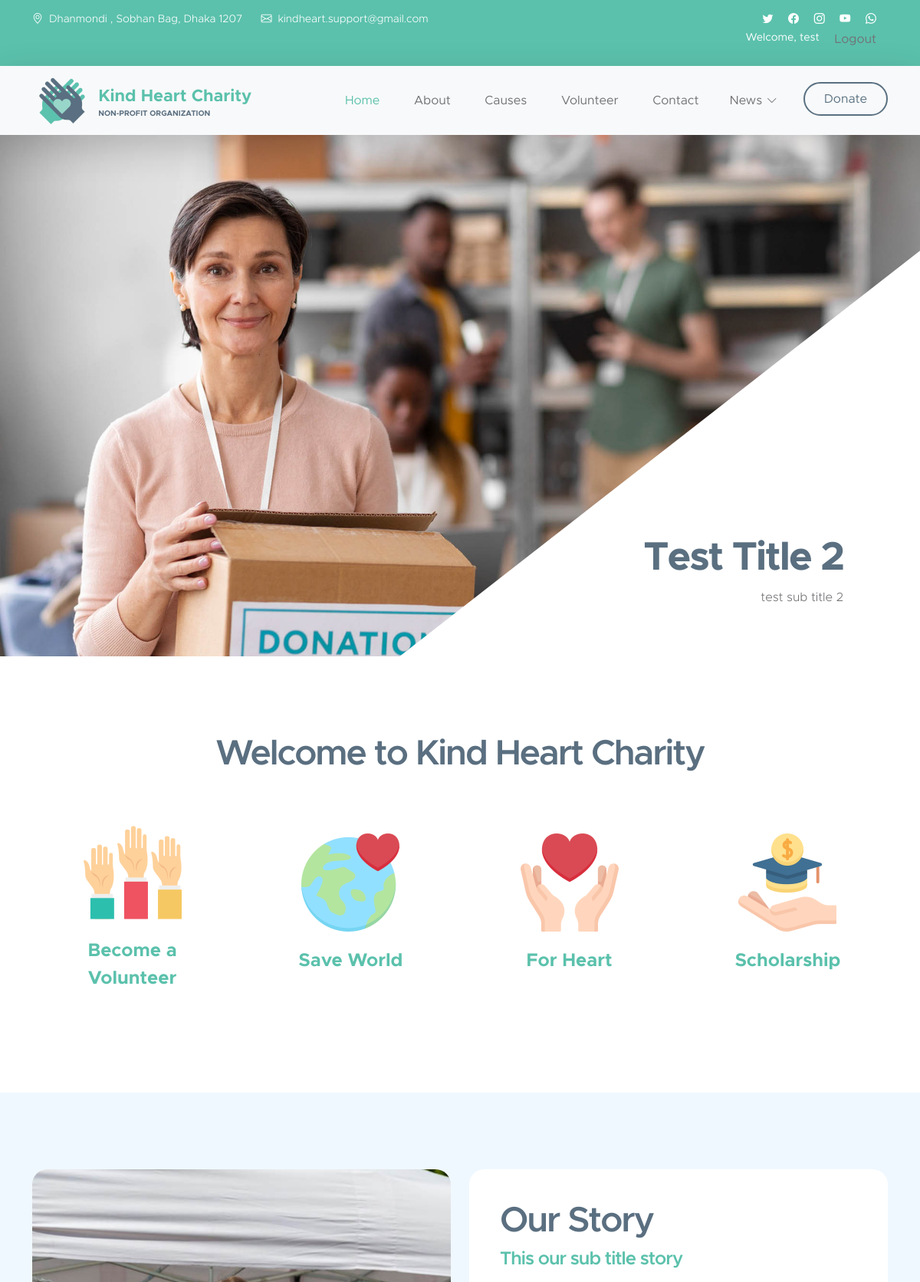
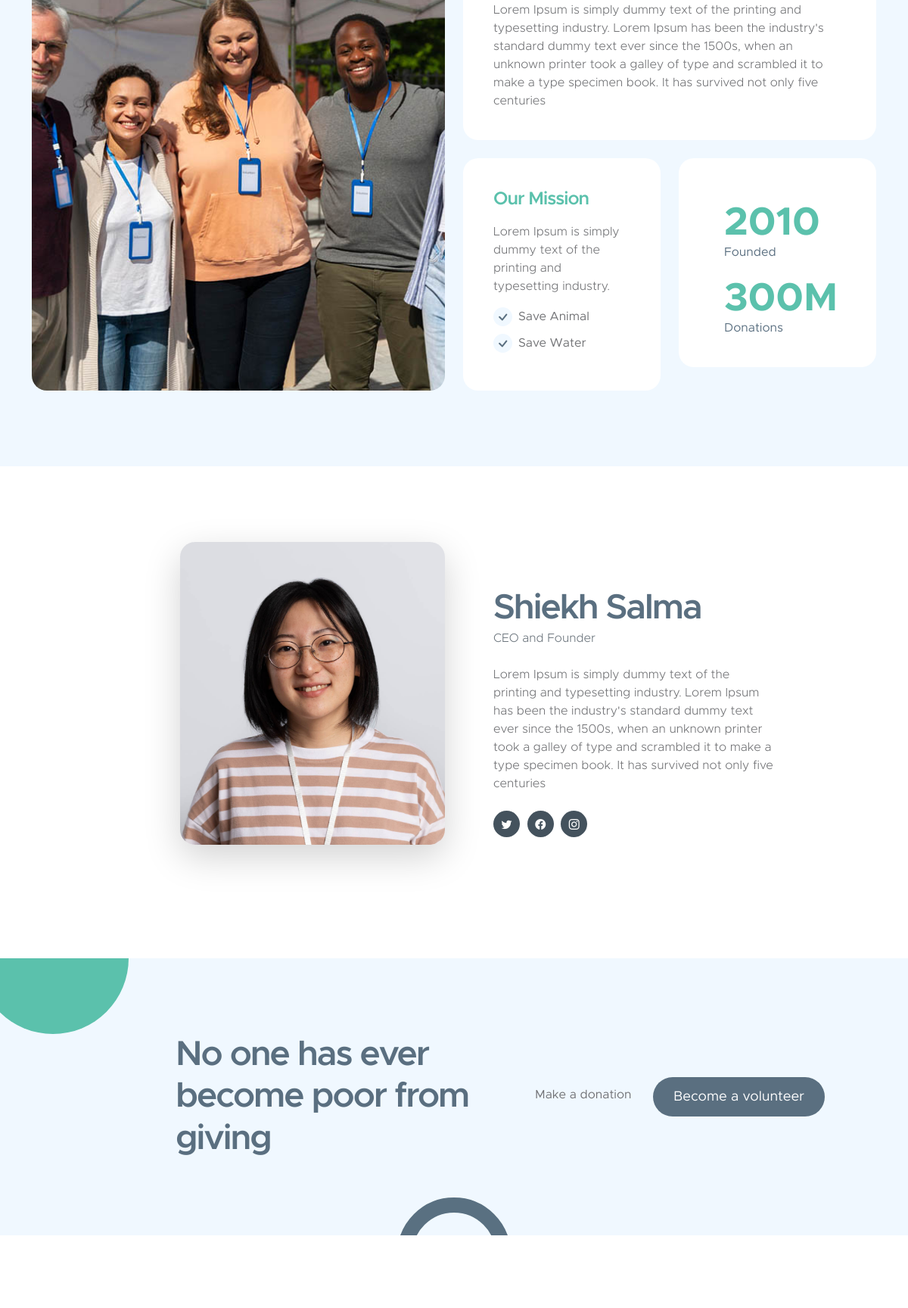
Screenshot of / (signed in, upper part) with the database file from the repository (2 pictures, top to bottom).
### donation/models.py (models this page shows, shortened)
class WebsiteSetting(models.Model):
    navbar_logo = models.ImageField(upload_to='logo/')
    footer_logo = models.ImageField(upload_to='logo/')
    copyright = models.CharField(max_length=100)
    address = models.CharField(max_length=200)
    phone = models.CharField(max_length=30)
    email = models.EmailField(max_length=200)
    facebook_link = models.CharField(max_length=250)
    youtube_link = models.CharField(max_length=250)
    instagram_link = models.CharField(max_length=250)
    twitter_link = models.CharField(max_length=250)
    linkedin_link = models.CharField(max_length=250)

class Menu(models.Model):
    menu_name = models.CharField(max_length=20)
    id_or_href = models.CharField(max_length=150)
    is_active = models.BooleanField(default=True)
    is_display = models.BooleanField(default=True)
    is_dropdown_menu = models.BooleanField(default=False)
    def get_submenu(self):
        return self.submenu_set.filter(is_active=True)

class Slider(models.Model):
    slider_image = models.ImageField(upload_to='slider-image')
    slider_title = models.CharField(max_length=100)
    slider_sub_title = models.CharField(max_length=200)
    is_active = models.BooleanField(default=True)

class Charity(models.Model):
    charity_image = models.ImageField(upload_to='charity-image')
    charity_title = models.CharField(max_length=100)
    is_active = models.BooleanField(default=True)

class About(models.Model):
    about_image = models.ImageField(upload_to='about/')
    about_title = models.CharField(max_length=150)
    about_sub_title = models.CharField(max_length=150)
    about_description = models.TextField()
    founded_year = models.IntegerField(default=0)
    total_donations = models.IntegerField(default=0)
    total_donations_unit = models.CharField(max_length=20)
    our_mission_description = models.TextField()
    quote = models.CharField(max_length=50)

class AboutOurMissionList(models.Model):
    mission_name = models.CharField(max_length=50)

class AboutSectionMember(models.Model):
    image = models.ImageField(upload_to='about-section-member/')
    name = models.CharField(max_length=50)
    designation = models.CharField(max_length=50)
    about = models.TextField()
    facebook_link = models.CharField(max_length=150)
    twitter_link = models.CharField(max_length=150)
    instagram_link = models.CharField(max_length=150)

### donation/views.py (the view)
# urls.py: path('', views.HomeView.as_view(), name='home'),
class HomeView(TemplateView):
    template_name = 'index.html'
    def get_context_data(self, **kwargs):
        context = super().get_context_data(**kwargs)
        context['menus'] = Menu.objects.filter(is_active=True, is_display=True, is_dropdown_menu=False)
        context['submenus'] = Menu.objects.filter(is_active=True, is_display=True, is_dropdown_menu=True)
        context['sliders'] = Slider.objects.filter(is_active=True)
        context['charity'] = Charity.objects.filter(is_active=True)
        context['abouts'] = About.objects.first()
        context['abouts_mission_list'] = AboutOurMissionList.objects.all()
        context['abouts_section_member'] = AboutSectionMember.objects.get()
        context['causes'] = Cause.objects.all()
        context['volunteer_members'] = VolunteerMember.objects.filter(is_active=True)
        context['news_category'] = NewsCategory.objects.all()
        context['news_tags'] = Tag.objects.all()
        context['add_news'] = AddNews.objects.filter(is_draft=False)[:2]
        context['happy_customers'] = HappyCustomer.objects.all()
        context['get_in_touch'] = GetInTouch.objects.get()
        context['website_settings'] = WebsiteSetting.objects.get()
        return context

### donation/models.py (called while the page is built)
    def __str__(self):
        return self.tag_name

    @property
    def get_short_desc(self):
        return self.news_description[:150]

    def get_recent_news(self):
        return AddNews.objects.filter(is_draft=False)[:2]

    def get_comment(self):
        return self.comment_set.all()

### templates/index.html (shortened to what this page needs)
{% load static %}
{% include 'base.html' %}
{% block main-container %}
    {% include 'header.html' %}
    <nav class="navbar navbar-expand-lg bg-light shadow-lg">
        <div class="container">
            <a class="navbar-brand" href="/">
                <img src="{{ website_settings.navbar_logo.url }}" class="logo img-fluid" alt="Kind Heart Charity">
                <span>
                    Kind Heart Charity
                    <small>Non-profit Organization</small>
                </span>
            </a>
            <div class="collapse navbar-collapse" id="navbarNav">
                <ul class="navbar-nav ms-auto">
                    <li class="nav-item">
                        <a class="nav-link click-scroll" href="/">Home</a>
                        {% for menu in menus %}
                            <a class="nav-link click-scroll" href="#{{ menu.id_or_href }}">{{ menu.menu_name }}</a>
                        {% endfor menus %}
                    </li>
                    {% for submenu in submenus %}
                        {% if submenu.get_submenu %}
                            <li class="nav-item dropdown">
                                <a class="nav-link click-scroll dropdown-toggle" href="#{{ submenu.id_or_href }}"
                                   id="navbarLightDropdownMenuLink" role="button" data-bs-toggle="dropdown"
                                   aria-expanded="false">{{ submenu.menu_name }}</a>
                            </li>
                        {% endif %}
                    {% endfor %}
                    <li class="nav-item ms-3">
                        <a class="nav-link custom-btn custom-border-btn btn" href="{% url 'donation' %}">Donate</a>
                    </li>
                </ul>
            </div>
        </div>
    </nav>
    <main>
        <section class="hero-section hero-section-full-height">
            <div class="container-fluid">
                <div class="row">
                    <div class="col-lg-12 col-12 p-0">
                        <div id="hero-slide" class="carousel carousel-fade slide" data-bs-ride="carousel">
                            <div class="carousel-inner">
                                {% for slider in sliders %}
                                    <div class="carousel-item active">
                                        <img src="{{ slider.slider_image.url }}"
                                             class="carousel-image img-fluid" alt="...">
                                        <div class="carousel-caption d-flex flex-column justify-content-end">
                                            <h1>{{ slider.slider_title }}</h1>
                                            <p>{{ slider.slider_sub_title }}</p>
                                        </div>
                                    </div>
                                {% endfor sliders %}
                            </div>
                            <button class="carousel-control-prev" type="button" data-bs-target="#hero-slide"
                                    data-bs-slide="prev">
                            </button>
                            <button class="carousel-control-next" type="button" data-bs-target="#hero-slide"
                                    data-bs-slide="next">
                            </button>
                        </div>
                    </div>
                </div>
            </div>
        </section>
        <section class="section-padding">
            <div class="container">
                <div class="row">
                    <div class="col-lg-10 col-12 text-center mx-auto">
                        <h2 class="mb-5">Welcome to Kind Heart Charity</h2>
                    </div>
                    {% for chartityObj in charity %}
                        <div class="col-lg-3 col-md-6 col-12 mb-4 mb-lg-0">
                            <div class="featured-block d-flex justify-content-center align-items-center">
                                <a href="{% url 'donation' %}" class="d-block">
                                    <img src="{{ chartityObj.charity_image.url }}"
                                         class="featured-block-image img-fluid" alt="">
                                    <p class="featured-block-text"><strong>{{ chartityObj.charity_title }}</strong></p>
                                </a>
                            </div>
                        </div>
                    {% endfor %}
                </div>
            </div>
        </section>
        <section class="section-padding section-bg" id="about">
            <div class="container">
                <div class="row">
                    <div class="col-lg-6 col-12 mb-5 mb-lg-0">
                        <img src="{{ abouts.about_image.url }}"
                             class="custom-text-box-image img-fluid" alt="">
                    </div>
                    <div class="col-lg-6 col-12">
                        <div class="custom-text-box">
                            <h2 class="mb-2">{{ abouts.about_title }}</h2>
                            <h5 class="mb-3">{{ abouts.about_sub_title }}</h5>
                            <p class="mb-0">{{ abouts.about_description }}</p>
                        </div>
                        <div class="row">
                            <div class="col-lg-6 col-md-6 col-12">
                                <div class="custom-text-box mb-lg-0">
                                    <h5 class="mb-3">Our Mission</h5>
                                    <p>{{ abouts.our_mission_description }}</p>
                                    <ul class="custom-list mt-2">
                                        {% for mission_list in abouts_mission_list %}
                                            <li class="custom-list-item d-flex">
                                                <i class="bi-check custom-text-box-icon me-2"></i>
                                                {{ mission_list.mission_name }}
                                            </li>
                                        {% endfor %}
                                    </ul>
                                </div>
                            </div>
                            <div class="col-lg-6 col-md-6 col-12">
                                <div class="custom-text-box d-flex flex-wrap d-lg-block mb-lg-0">
                                    <div class="counter-thumb">
                                        <div class="d-flex">
                                            <span class="counter-number" data-from="1"
                                                  data-to="{{ abouts.founded_year }}"
                                                  data-speed="1000">{{ abouts.founded_year }}</span>
                                        </div>
                                        <span class="counter-text">Founded</span>
                                    </div>
                                    <div class="counter-thumb mt-4">
                                        <div class="d-flex">
                                            <span class="counter-number-text">{{ abouts.total_donations }}{{ abouts.total_donations_unit }}</span>
                                        </div>
                                        <span class="counter-text">Donations</span>
                                    </div>
                                </div>
                            </div>
                        </div>
                    </div>
                </div>
            </div>
        </section>
        <section class="about-section section-padding">
            <div class="container">
                <div class="row">
                    <div class="col-lg-6 col-md-5 col-12">
                        <img src="{{ abouts_section_member.image.url }}"
                             class="about-image ms-lg-auto bg-light shadow-lg img-fluid" alt="">
                    </div>
                    <div class="col-lg-5 col-md-7 col-12">
                        <div class="custom-text-block">
                            <h2 class="mb-0">{{ abouts_section_member.name }}</h2>
                            <p class="text-muted mb-lg-4 mb-md-4">{{ abouts_section_member.designation }}</p>
                            <p>{{ abouts_section_member.about }}</p>
                            <ul class="social-icon mt-4">
                                <li class="social-icon-item">
                                    <a href="{{ abouts_section_member.twitter_link }}"
                                       class="social-icon-link bi-twitter"></a>
                                </li>
                                <li class="social-icon-item">
                                    <a href="{{ abouts_section_member.facebook_link }}"
                                       class="social-icon-link bi-facebook"></a>
                                </li>
                                <li class="social-icon-item">
                                    <a href="{{ abouts_section_member.instagram_link }}"
                                       class="social-icon-link bi-instagram"></a>
                                </li>
                            </ul>
                        </div>
                    </div>
                </div>
            </div>
        </section>
        <section class="cta-section section-padding section-bg">
            <div class="container">
                <div class="row justify-content-center align-items-center">
                    <div class="col-lg-5 col-12 ms-auto">
                        <h2 class="mb-0">{{ abouts.quote }}</h2>
                    </div>
                    <div class="col-lg-5 col-12">
                        <a href="donate.html" class="me-4">Make a donation</a>
                        <a href="#volunteer" class="custom-btn btn smoothscroll">Become a volunteer</a>
                    </div>
                </div>
            </div>
        </section>
        <section class="section-padding" id="causes">
        </section>
    </main>
{% endblock main-container %}

### templates/header.html
<header class="site-header">
    <div class="container">
        <div class="row">
            <div class="col-lg-8 col-12 d-flex flex-wrap">
                <p class="d-flex me-4 mb-0">
                    <i class="bi-geo-alt me-2"></i>
                    {{ website_settings.address }}
                </p>
                <p class="d-flex mb-0">
                    <i class="bi-envelope me-2"></i>
                    <a href="">
                        {{ website_settings.email }}
                    </a>
                </p>
            </div>
            <div class="col-lg-3 col-12 ms-auto d-lg-block d-none">
                <ul class="social-icon">
                    <li class="social-icon-item">
                        <a href="{{ website_settings.twitter_link }}" class="social-icon-link bi-twitter"></a>
                    </li>
                    <li class="social-icon-item">
                        <a href="{{ website_settings.facebook_link }}" class="social-icon-link bi-facebook"></a>
                    </li>
                    <li class="social-icon-item">
                        <a href="{{ website_settings.instagram_link }}" class="social-icon-link bi-instagram"></a>
                    </li>
                    <li class="social-icon-item">
                        <a href="{{ website_settings.youtube_link }}" class="social-icon-link bi-youtube"></a>
                    </li>
                    <li class="social-icon-item">
                        <a href="" class="social-icon-link bi-whatsapp"></a>
                    </li>
                    <br>
                    {% if request.user.is_authenticated %}
                        <li class="social-icon-item">
                            <p class="nav-link" style="margin-right: 15px">Welcome, {{ request.user.username }}</p>
                        </li>
                        <li class="social-icon-item">
                            <a href="{% url 'logout' %}" class="nav-link" style="margin-right: 15px">Logout</a>
                        </li>
                    {% else %}
                        <li class="social-icon-item">
                            <a href="{% url 'login' %}" class="nav-link" style="margin-right: 30px">Login</a>
                        </li>
                    {% endif %}
                </ul>
            </div>
        </div>
    </div>
</header>

### rows the page displays
WebsiteSetting: address "Dhanmondi , Sobhan Bag, Dhaka 1207", email "kindheart.support@gmail.com", navbar_logo (picture)
Menu: menu_name "About"
Menu: menu_name "Causes"
Menu: menu_name "Volunteer"
Menu: menu_name "Contact"
Menu: menu_name "News"
Slider: slider_image (picture), slider_title "Test Title 2", slider_sub_title "test sub title 2"
Charity: charity_image (picture), charity_title "Become a Volunteer"
Charity: charity_image (picture), charity_title "Save World"
Charity: charity_image (picture), charity_title "For Heart"
Charity: charity_image (picture), charity_title "Scholarship"
About: about_image (picture), about_title "Our Story", about_sub_title "This our sub title story", about_description "Lorem Ipsum is simply dummy text of the printing and typesetting industry. Lorem Ipsum has been the industry's standard dummy text ever since the 1500s, when an unknown printer took a galley of type and scrambled it to make a type specimen book. It has survived not only five centuries", our_mission_description "Lorem Ipsum is simply dummy text of the printing and typesetting industry.", founded_year "2010", total_donations "300", total_donations_unit "M", quote "No one has ever become poor from giving"
AboutOurMissionList: mission_name "Save Animal"
AboutOurMissionList: mission_name "Save Water"
AboutSectionMember: image (picture), name "Shiekh Salma", designation "CEO and Founder", about "Lorem Ipsum is simply dummy text of the printing and typesetting industry. Lorem Ipsum has been the industry's standard dummy text ever since the 1500s, when an unknown printer took a galley of type and scrambled it to make a type specimen book. It has survived not only five centuries"

### other values shown
{{ request.user.username }} "test"
